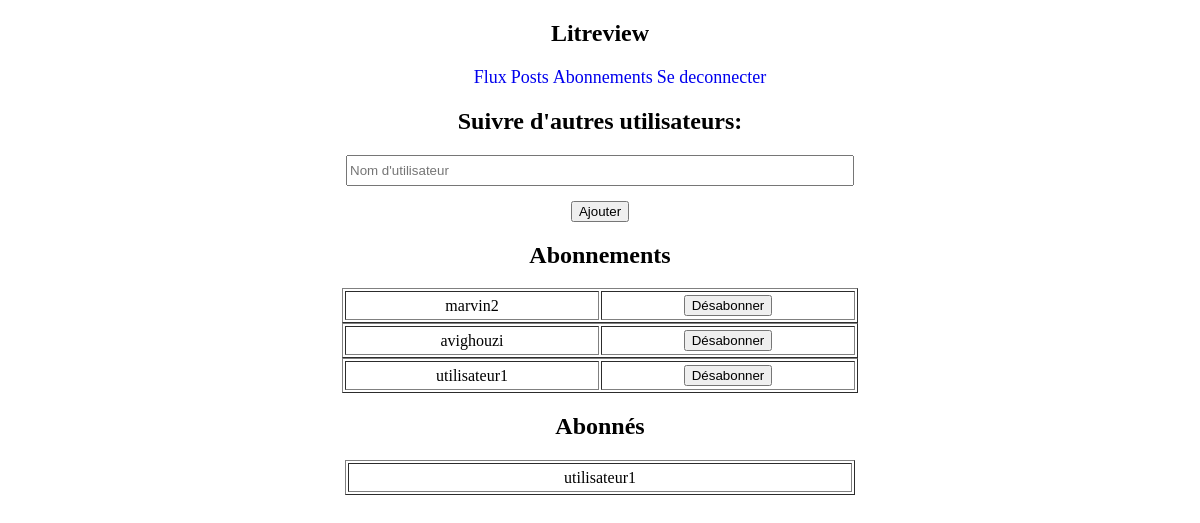
The app's page /abonnement/ (signed in) with its own data.
### blog/models.py (models this page shows, shortened)
class User(models.Model):
    username = models.CharField(max_length=150, unique=True)
    password = models.CharField(max_length=100)
    email = models.EmailField(max_length=254)

### blog/views.py (the view)
# urls.py: path('abonnement/', views.page_onglet_abonnement),
def page_onglet_abonnement(request):
    try:
        if not request.session['connected']:
            print(request.session['connected'])
            return redirect('/index')
        else:
            pass
    except KeyError:
        print("probleme avec la session")
    form = AddUser()
    error = False
    relation_exists = False
    error_formulaire = False
    operation_done = False
    want_follow_himself = False
    if request.method == "POST":
        if 'UserResearch' not in request.POST:
            try:
                followed_user = User.objects.get(username=request.POST.get('username'))
                username = request.session['username']
                user = User.objects.get(username=username)
                relation = UserFollows.objects.get(user=user, followed_user=followed_user)
                relation.delete()
                return redirect('/abonnement')
            except followed_user.DoesNotExist:
                return redirect('/abonnement')
            except user.DoesNotExist:
                return redirect('/abonnement')
            except relation.DoesNotExist:
                return redirect('/abonnement')
        else:
            form = AddUser(request.POST)
            if form.is_valid():
                followed_user = form.cleaned_data['UserResearch']
                if followed_user == request.session['username']:
                    want_follow_himself = True
                else:
                    try:
                        followed_user = User.objects.get(username=followed_user)
                        username = request.session['username']
                        user = User.objects.get(username=username)
                        if UserFollows.RelationAlreadyExists(UserFollows, user.id, followed_user.id):
                            relation_exists = True
                        else:
                            try:
                                relation_creating = UserFollows(user=user, followed_user=followed_user)
                                relation_creating.save()
                                operation_done = True
                            except IntegrityError:
                                print("La relation n'a pas été créé")
                    except ObjectDoesNotExist:
                        error = True
            else:
                error_formulaire = True
    else:
        pass
    try:
        user = User.objects.get(username=request.session['username']).id
        liste_abonnements = UserFollows.objects.filter(user=user)
        abonnements = []
        for followed_user in liste_abonnements:
            print(followed_user)
            username = User.objects.get(id=followed_user.followed_user.id)
            abonnements.append(username)
    except ObjectDoesNotExist:
        abonnements = []
    try:
        user = User.objects.get(username=request.session['username']).id
        liste_abonnes = UserFollows.objects.filter(followed_user=user)
        abonnes = []
        for followers in liste_abonnes:
            username = User.objects.get(id=followers.user.id)
            abonnes.append(username)
    except ObjectDoesNotExist:
        abonnes = []
    context = {
        'form': form,
        'error': error,
        'relation_exists': relation_exists,
        'error_formulaire': error_formulaire,
        'operation_done': operation_done,
        'want_follow_himself': want_follow_himself,
        'abonnements': abonnements,
        'abonnes': abonnes
    }
    return render(request, 'templates/blog/onglet_abonnement.html', context)

### blog/models.py
class AddUser(forms.Form):
    UserResearch = forms.CharField(label="Suivre d'autres utilisateurs", required=True,
                                   widget=forms.TextInput(
                                       attrs={'placeholder': "Nom d'utilisateur"}))

### blog/templates/blog/onglet_abonnement.html (shortened to what this page needs)
<!doctype html>
<html lang="fr">
<head>
    {% block header %}
    {% include 'blog/barre_de_navigation.html' %}
    {% endblock %}
    {% load static %}
  <link rel="stylesheet" href="{% static '/blog/onglet_abonnement.css' %}">
</head>
<body>
    <form action="" method="post" class="form1">
        <h2>{{form.UserResearch.label_tag}}</h2>
        {{form.UserResearch}}
        <br>
        <input type="submit" value="Ajouter">
    </form>
<div id="abonnement">
    <h2>Abonnements</h2>
    {% for abonnement in abonnements %}
    <table border="1px" class="center">
        <tr>
            <td>{{abonnement.username}}</td>
            <td>
                <form method="post" action="" name="desabonenment_form" class="form2">
                    <input type="submit" value="Désabonner">
                </form>
            </td>
        </tr>
    </table>
    {% endfor %}
</div>
<div id="abonnes">
    <h2>Abonnés</h2>
    {% for abonne in abonnes %}
    <table border="1px" class="center">
           <tr>
               <td class="td_abonnes">{{abonne.username}}</td>
           </tr>
    </table>
    {% endfor %}
</div>
</body>
</html>

### blog/static/blog/onglet_abonnement.css (style rules this page uses)
input[type="text"] { width: 500px; height: 25px; margin-bottom: 15px; overflow: hidden; }
.form1 { text-align: center; margin-right: auto; margin-left: auto; min-width: 1000px; }
.form2 { text-align: center; margin-right: auto; margin-left: auto; }
#abonnement, #abonnes { text-align: center; margin-right: auto; margin-left: auto; min-width: 1000px; }
table.center { margin-right:auto; margin-left: auto; }
td { width: 250px; height: 25px; }
td.td_abonnes { width: 500px; height: 25px; }

### records on screen
User: username "marvin2"
User: username "avighouzi"
User: username "utilisateur1"
